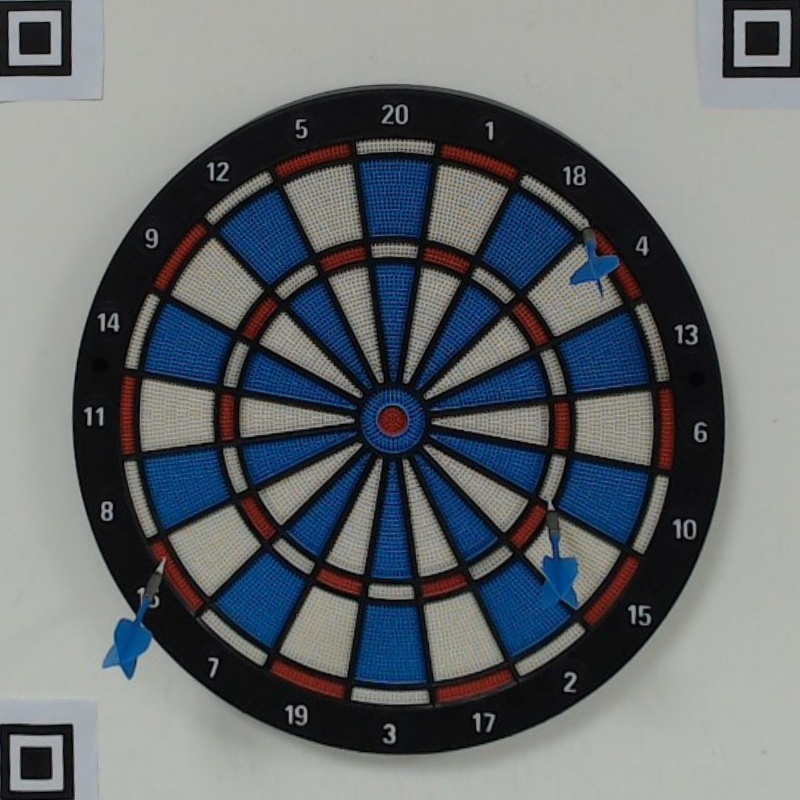
#> input picture game/yolo_test.jpg, 800 x 800 px
$ python -i position_correction.py   (imports and definitions only)
#> lines starting #> are read from the running program, lines starting #| are printed output that depends on the picture
#> further down, picture is the input picture: shape (800, 800, 3); mean B, G, R 111.5, 107.8, 103.4
import numpy as np
# fix opencv open webcam slowly bug in WIN10
import os
os.environ["OPENCV_VIDEOIO_MSMF_ENABLE_HW_TRANSFORMS"] = "0"
from cv2 import cv2
import cv2
import time


def load_img(path):
    img = cv2.imread(path)
    return img, img.shape

# [18 lines left out: functions img_show, pos_cor, not called in this run]

def edge_detection(img):
    gray = cv2.cvtColor(img, cv2.COLOR_BGR2GRAY)
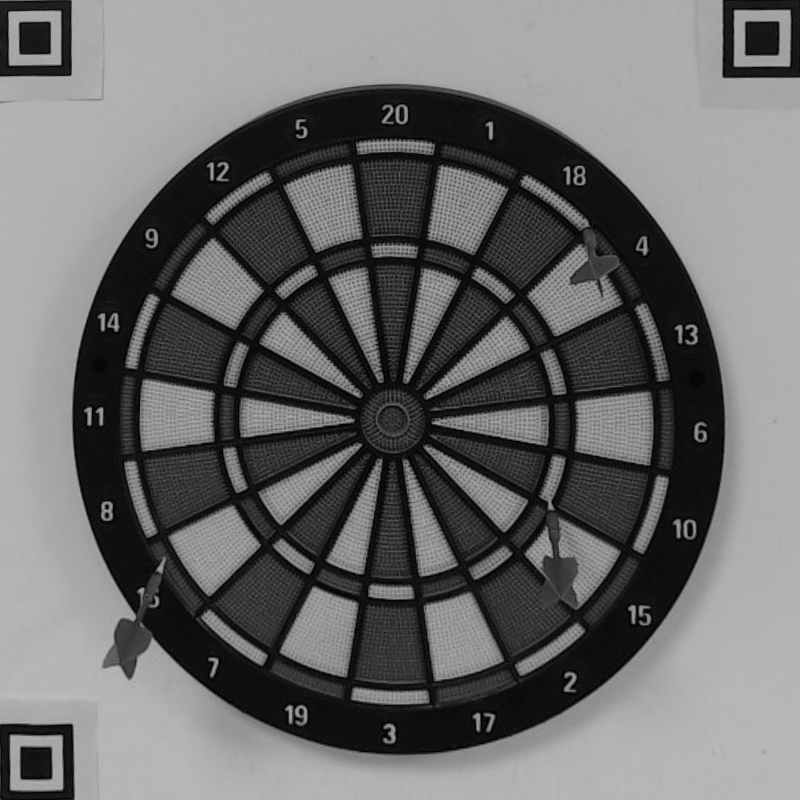
#> gray: shape (800, 800); min 0, max 191, mean 106.9
    blur = cv2.GaussianBlur(gray, (3, 3), 0)
    edged = cv2.Canny(blur, 100, 150)
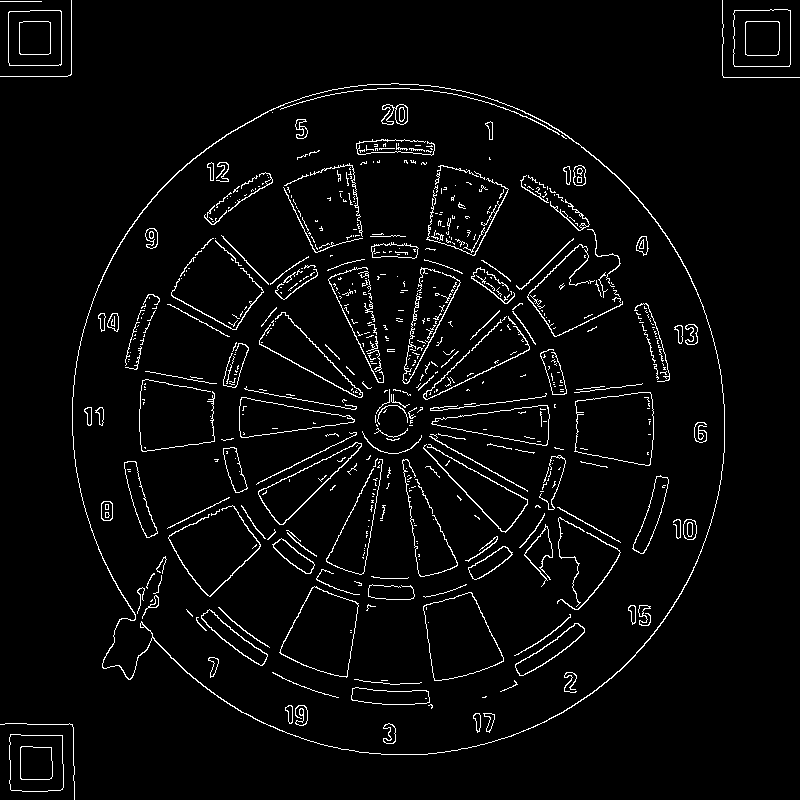
#> edged: shape (800, 800); 3.7% white in thin lines or dots
    return edged

qrDecoder = cv2.QRCodeDetector()

# [52 lines left out: functions get_position_correction_point, get_position_correction_fig, not called in this run]


# [39 lines not run here, left out]

>>> import cv2
>>> picture = cv2.imread('yolo_test.jpg')
>>> result = edge_detection(picture)
